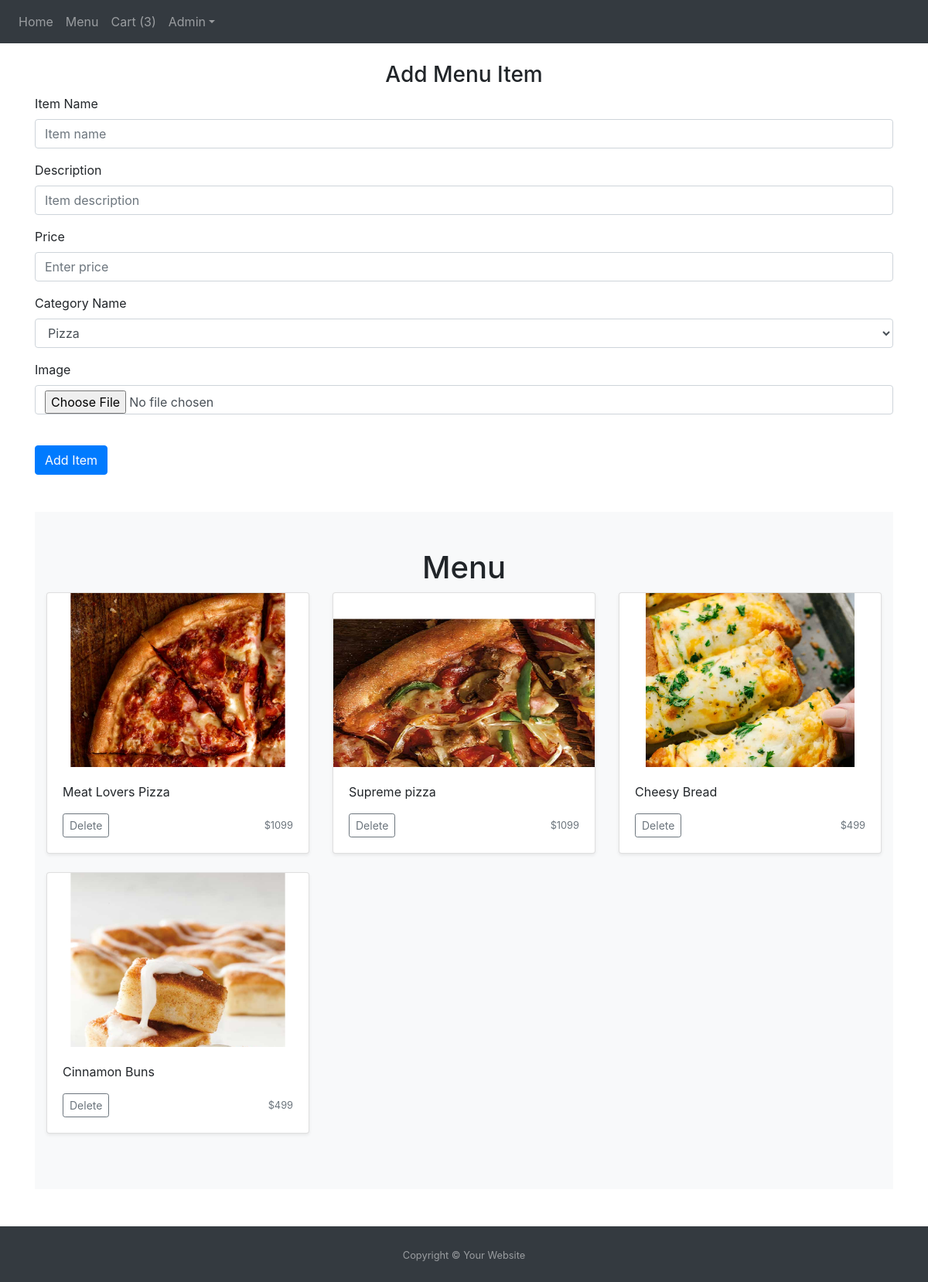
/edititems (signed in), run on the app's committed database.
### website/models.py (models this page shows)
class Item(db.Model):
    id = db.Column(db.Integer, primary_key=True)
    name = db.Column(db.String(150))
    price = db.Column(db.Integer)
    description = db.Column(db.String(500))
    category = db.Column(db.Integer) # Helps create different sections of menu and similar items section
    item_image = db.Column(db.String(40))

### website/admin.py (the view, shortened to what this page needs)
@admin.route('/edititems', methods=['POST', 'GET'])
def create_items():
  user_id = current_user.id
  if user_id != 1:
    return redirect(url_for('views.home'))
  else:
    rows = Cart.query.filter(Cart.id).count()
    return render_template('edititems.html', user=current_user, items=get_items(), rows=rows)

### website/menu.py (called while the page is built)
def get_items():
  ids = [id[0] for id in Item.query.with_entities(Item.id).all()]
  test_items = []
  for id in ids:
    item = Item.query.filter_by(id=id).first()
    grabber = {'id': 0, 'name': '', 'price': 0, 'desc': '', 'img': '', 'category': 0, 'options': ''}
    grabber['id'] = item.id
    grabber['name'] = item.name
    grabber['price'] = item.price
    grabber['desc'] = item.description
    grabber['img'] = item.item_image
    grabber['category'] = item.category
    test_items.append(grabber)
  return test_items

### website/templates/edititems.html (shortened to what this page needs)
{% extends "base.html" %} {% block title %}Cart{% endblock %}
{% block cart %}{{rows}}{% endblock %}
{% block content%}
<br/>
<form method="POST" enctype="multipart/form-data">
    <h3 align="center">Add Menu Item</h3>
    <div class="form-group">
      <label for="name">Item Name</label>
      <input
        type="name"
        class="form-control"
        id="name"
        name="name"
        placeholder="Item name"
      />
    </div>
    <div class="form-group">
      <label for="description">Description</label>
      <input
        type="description"
        class="form-control"
        id="description"
        name="description"
        placeholder="Item description"
      />
    </div>
    <div class="form-group">
      <label for="price">Price</label>
      <input
        type="price"
        class="form-control"
        id="price"
        name="price"
        placeholder="Enter price"
      />
    </div>
    <div class="form-group">
      <label for="category">Category Name</label>
      <select name="category" class="form-control" id="category">
        <option value="1">Pizza</option>
      </select>
    </div>
    <div class="form-group">
        <label for="image">Image</label>
        <input
          type="file"
          class="form-control"
          id="image"
          name="image"
        />
    </div>
    <br/>
    <button type="submit" class="btn btn-primary">Add Item</button>
  </form>
  <br/><br/>
  <div class="album py-5 bg-light">
    <h1 align="center">Menu</h1>
    <div class="container">
      <div class="row">
        {% for item in items %}
        <div class="col-md-4">
          <div class="card mb-4 shadow-sm">
            <svg class="bd-placeholder-img card-img-top" width="100%" height="225">
              <image width="100%" height="405"
                class="eq__NEcontainer__currentAlarmAction"
                xlink:href="../static/pictures/{{item.img}}"></image>
              <rect width="100%" height="405" class="eq__NEcontainer__currentAlarmAction"
            style="fill:url(#godhelpme);">
            </svg>
            <div class="card-body">
              <p class="card-text">{{ item.name }}</p>
              <div class="d-flex justify-content-between align-items-center">
                <div class="btn-group">
                  <a href="  {{ url_for ('admin.remove_menu_item', id=item.id) }}"><button type="button" class="btn btn-sm btn-outline-secondary">Delete</button></a>
                </div>
                <small class="text-muted">${{ item.price }}</small>
              </div>
            </div>
          </div>
        </div>
        {% endfor %}
      </div>
    </div>
  </div>
  <br/><br/>
{% endblock %}

### website/static/base.css (style rules this page uses)
html, body { height: 100%; }

### data on the page
Item: name "Meat Lovers Pizza", price "1099"
Item: name "Supreme pizza", price "1099"
Item: name "Cheesy Bread", price "499"
Item: name "Cinnamon Buns", price "499"

### other printed values
{{ rows }} "3"
